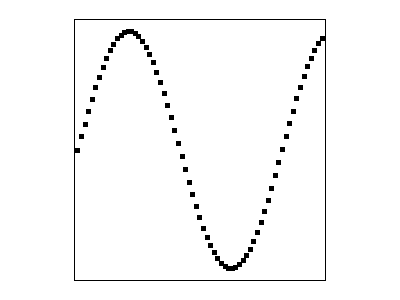

The Python source for this figure:
#!/usr/bin/env python
# Demonstrate a 3D scatter chart with auto-rotation using vtkChartXYZ.

import math

import vtkmodules.vtkInteractionStyle  # noqa: F401
import vtkmodules.vtkRenderingContextOpenGL2  # noqa: F401
import vtkmodules.vtkRenderingOpenGL2  # noqa: F401

from vtkmodules.vtkChartsCore import vtkChartXYZ, vtkPlotPoints3D
from vtkmodules.vtkCommonCore import vtkFloatArray
from vtkmodules.vtkCommonDataModel import vtkColor4ub, vtkRectf, vtkTable
from vtkmodules.vtkRenderingContext2D import vtkContextActor
from vtkmodules.vtkRenderingCore import (
    vtkRenderWindow,
    vtkRenderWindowInteractor,
    vtkRenderer,
)

# Create a table with some points in it.
table = vtkTable()
arr_x = vtkFloatArray()
arr_x.SetName("X Axis")
table.AddColumn(arr_x)
arr_c = vtkFloatArray()
arr_c.SetName("Cosine")
table.AddColumn(arr_c)
arr_s = vtkFloatArray()
arr_s.SetName("Sine")
table.AddColumn(arr_s)

num_points = 69
inc = 7.5 / (num_points - 1)
table.SetNumberOfRows(num_points)
for i in range(num_points):
    table.SetValue(i, 0, i * inc)
    table.SetValue(i, 1, math.cos(i * inc))
    table.SetValue(i, 2, math.sin(i * inc))

# Set up the first chart with auto-rotation.
chart = vtkChartXYZ()
chart.SetAutoRotate(True)
chart.SetFitToScene(False)
chart.SetDecorateAxes(False)
chart.SetGeometry(vtkRectf(75.0, 20.0, 250, 260))

plot = vtkPlotPoints3D()
plot.SetInputData(table, "X Axis", "Sine", "Cosine")
chart.AddPlot(plot)
chart.SetAxisColor(vtkColor4ub(20, 200, 30, 255))
chart.GetAxis(0).SetUnscaledRange(-0.1, 7.6)
chart.GetAxis(1).SetUnscaledRange(-1.1, 1.1)
chart.GetAxis(2).SetUnscaledRange(-1.1, 1.1)
chart.RecalculateTransform()

# Set up the second chart (stationary duplicate).
chart2 = vtkChartXYZ()
chart2.SetAutoRotate(True)
chart2.SetFitToScene(False)
chart2.SetDecorateAxes(False)
chart2.SetGeometry(vtkRectf(75.0, 20.0, 250, 260))

plot2 = vtkPlotPoints3D()
plot2.SetInputData(table, "X Axis", "Sine", "Cosine")
chart2.AddPlot(plot2)
chart2.GetAxis(0).SetUnscaledRange(-0.1, 7.6)
chart2.GetAxis(1).SetUnscaledRange(-1.1, 1.1)
chart2.GetAxis(2).SetUnscaledRange(-1.1, 1.1)
chart2.RecalculateTransform()

# Context actor and scene wiring.
context_actor = vtkContextActor()
context_actor.GetScene().AddItem(chart)
context_actor.GetScene().AddItem(chart2)

# Renderer
renderer = vtkRenderer()
renderer.SetBackground(1.0, 1.0, 1.0)
context_actor.GetScene().SetRenderer(renderer)
renderer.AddActor(context_actor)

# Window
render_window = vtkRenderWindow()
render_window.SetSize(400, 300)
render_window.SetMultiSamples(0)
render_window.AddRenderer(renderer)
render_window.SetWindowName("chart xyz")

# Interactor
interactor = vtkRenderWindowInteractor()
interactor.SetRenderWindow(render_window)

# Timer-based animation callback.
angle = [0.0]

def process_events(caller, event):
    angle[0] += 2
    chart.SetAngle(angle[0])
    caller.Render()
    if angle[0] >= 90:
        caller.DestroyTimer()

interactor.AddObserver("TimerEvent", process_events)

interactor.Initialize()
interactor.CreateRepeatingTimer(1000 // 25)
interactor.Start()
